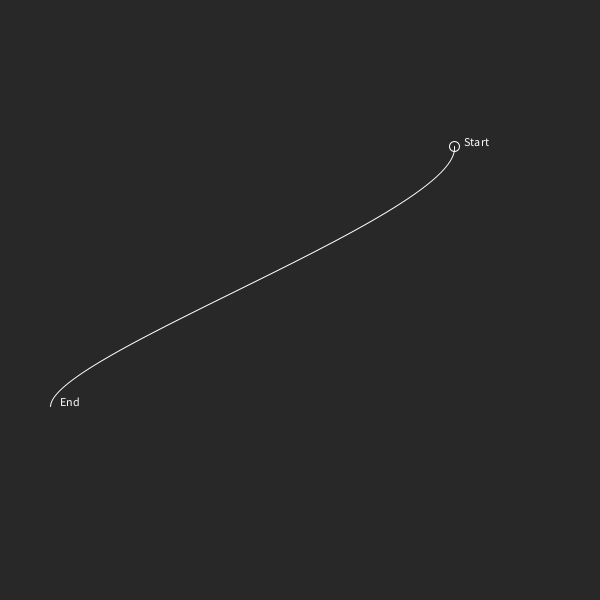
Frame 1 (no input)
Frame 60 (the mouse pressed at the canvas centre just before this capture): identical to frame 1, image omitted
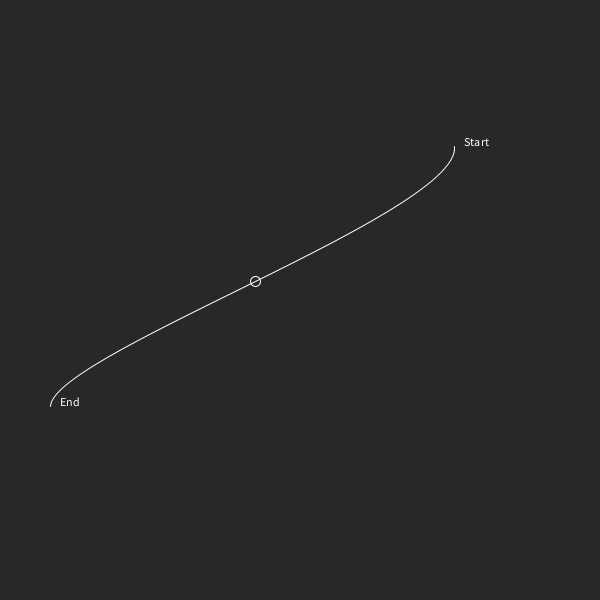
Frame 120 (the mouse held since frame 60 and released just before this capture)

The Processing sketch that drew these frames (run headless with seeded random() and noise(); from frame 60 on, the mouse is pressed at the canvas centre):

// Processing sketch: interpolation_positionCourbe
// ── interpolation_positionCourbe.pde
void setup() {
  size(600, 600);
}
 
 
void draw() {
  background(40);
 
  float progress = map(mouseX, 0, width, 0, 1);
 
  noFill();
  stroke(255);
 
  curve(8, 14,    454, 146,    50, 406,    448, 458);   // x1, y1, x2, y2, x3, y3, x4, y4
  text("Start", 454 + 10, 146);
  text("End", 50 + 10, 406);
   
   
  float px = curvePoint(8, 454, 50, 448, progress);     // x1, x2, x3, x4, progress
  float py = curvePoint(14, 146, 406, 458, progress);   // y1, y2, y3, y4, progress
 
  ellipse(px, py, 10, 10);
}
